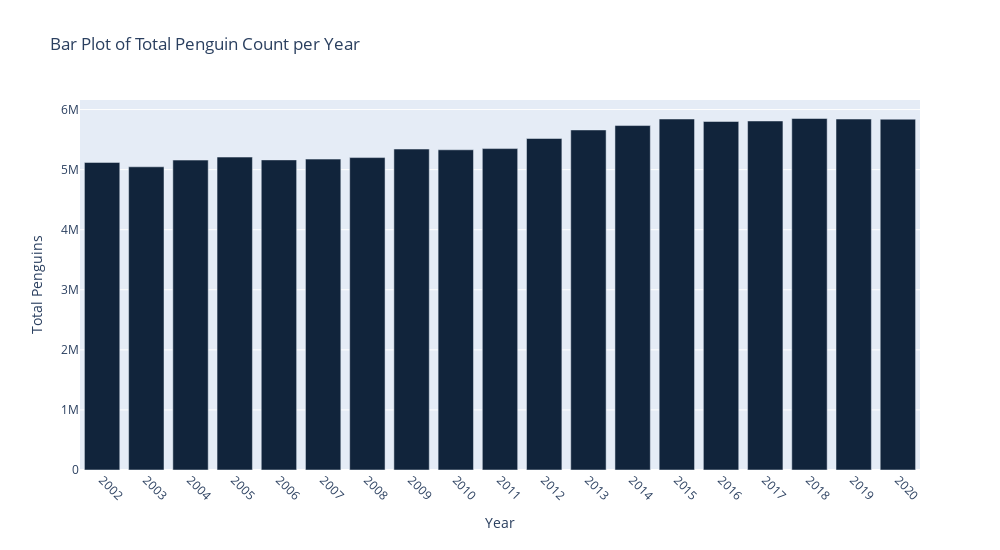

Here is the notebook cell this chart was saved with:
### Markdown cell above
### Figure Caption Here

### Code cell
penguin_total = interpolated_data.groupby('year')['penguin_count'].sum()

fig = go.Figure([go.Bar(x=penguin_total.index, y=penguin_total, marker={'color': '#11243B'})])
fig.update_layout(title_text='Bar Plot of Total Penguin Count per Year', 
                  xaxis_tickangle=-45,
                  xaxis=go.layout.XAxis(
                    title="Year",
                    tickmode='linear',
                    tickangle = 45),
                  yaxis=go.layout.YAxis(
                    title="Total Penguins"),
                  height=550,
                  width= 1000
                 )
fig.show()

### Figure 1 — Plotly figure (JSON) as saved in the notebook; plotly's stock layout.template omitted (floating-point values rounded to 4 significant figures)
{"data": [{"marker": {"color": "#11243B"}, "type": "bar", "x": [2002, 2003, 2004, 2005, 2006, 2007, 2008, 2009, 2010, 2011, 2012, 2013, 2014, 2015, 2016, 2017, 2018, 2019, 2020], "y": [5120000.0, 5047000.0, 5159000.0, 5209000.0, 5162000.0, 5175000.0, 5200000.0, 5343000.0, 5330000.0, 5350000.0, 5518000.0, 5661000.0, 5734000.0, 5843000.0, 5801000.0, 5810000.0, 5851000.0, 5842000.0, 5840000.0]}], "layout": {"height": 550, "title": {"text": "Bar Plot of Total Penguin Count per Year"}, "width": 1000, "xaxis": {"tickangle": 45, "tickmode": "linear", "title": {"text": "Year"}}, "yaxis": {"title": {"text": "Total Penguins"}}}}
